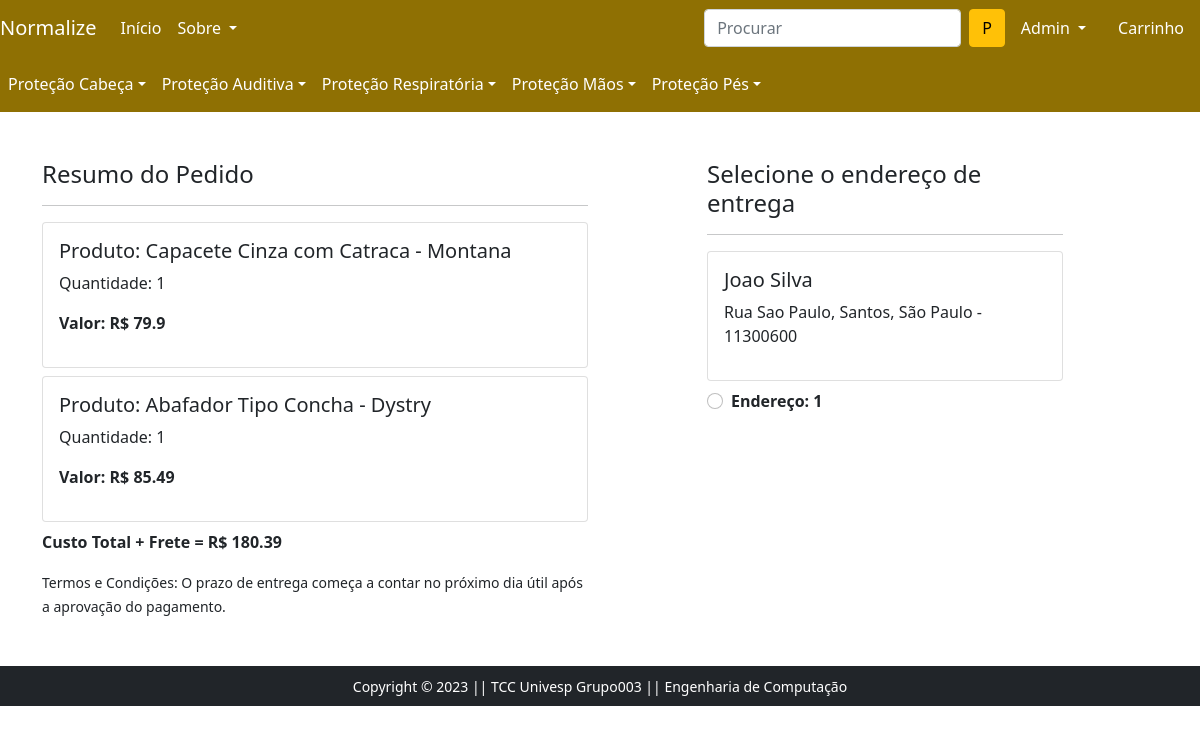
Screenshot of /checkout/ (signed in) with the database file from the repository.
### app/models.py (models this page shows, shortened)
class Cart(models.Model):
    user = models.ForeignKey(User, on_delete=models.CASCADE)
    product = models.ForeignKey(Product, on_delete=models.CASCADE)
    quantity = models.PositiveIntegerField(default=1)
    @property
    def total_cost(self):
        return self.quantity * self.product.discounted_price

class Product(models.Model):
    title = models.CharField(max_length=100)
    selling_price = models.FloatField()
    discounted_price = models.FloatField()
    description = models.TextField()
    brand = models.CharField(max_length=100)
    category = models.CharField(choices=CATEGORY_CHOICES,max_length=2)
    sub_category = models.TextField()
    product_image = models.ImageField(upload_to='productimg')

class Customer(models.Model):
    user = models.ForeignKey(User, on_delete=models.CASCADE)
    name = models.CharField(max_length=200)
    locality = models.CharField(max_length=200)
    city = models.CharField(max_length=50)
    zipcode = models.IntegerField()
    state = models.CharField(choices=STATE_CHOICES, max_length=50)

### app/views.py (the view)
# urls.py: path('checkout/', views.checkout, name='checkout'),
@login_required
def checkout(request):
 user = request.user
 add = Customer.objects.filter(user=user)
 cart_items = Cart.objects.filter(user=user)
 amount = 0.0
 shipping_amount = 15.0
 totalamount = 0.0
 cart_product = [p for p in Cart.objects.all() if p.user == request.user]
 if cart_product:
    for p in cart_product:
        tempamount = (p.quantity * p.product.discounted_price)
        amount += tempamount
    totalamount = amount + shipping_amount
    totalamount = ("%.2f" % totalamount)
 return render(request, 'app/checkout.html',{'add':add, 'totalamount':totalamount, 'cart_items':cart_items})

### app/templates/app/checkout.html (shortened to what this page needs)
{% extends 'app/base.html' %}
{% load static %}
{% block main-content %}
<div class="container">
 <div class="row mt-5">
  <div class="col-sm-6">
    <h4>Resumo do Pedido</h4>
    <hr>
    {% for item in cart_items %}
      <div class="card mb-2">
        <div class="card-body">
          <h5>Produto: {{item.product.title}}</h5>
          <p>Quantidade: {{item.quantity}}</p>
          <p class="fw-bold">Valor: R$ {{item.total_cost}}</p>
        </div>
      </div>
      {% endfor %}
      <p class="fw-bold">Custo Total + Frete = R$ {{totalamount}}</p>
    <small>Termos e Condições: O prazo de entrega começa a contar no próximo dia útil após a aprovação do pagamento.</small>
  </div>
  <div class="col-sm-4 offset-sm-1">
    <h4>Selecione o endereço de entrega</h4>
    <hr>
    <form action="/paymentdone" id="myform">
      {% for ad in add %}
      <div class="card">
        <div class="card-body">
        <h5>{{ad.name}}</h5>
        <p>{{ad.locality}}, {{ad.city}}, {{ad.state}} - {{ad.zipcode}}</p>
        </div>
      </div>
        <div class="form-check mt-2 mb-5">
          <input class="form-check-input" type="radio" name="custid" id="custadd{{forloop.counter}}" value="{{ad.id}}">
          <label class="form-check-label fw-bold" for="custadd{{forloop.counter}}">
            Endereço: {{forloop.counter}} </label>
        </div>
        {% endfor %}
      </form>
    </div>
  </div>
</div>
{% endblock main-content %}

### app/templates/app/base.html (shortened to what this page needs)
<!doctype html>
{% load static %}
<html lang="en">
  <head>
    <link href="https://cdn.jsdelivr.net/npm/bootstrap@5.0.0-beta1/dist/css/bootstrap.min.css" rel="stylesheet">
    <link rel="stylesheet" href="{% static 'app/css/owl.carousel.min.css' %}">
    <link rel="stylesheet" href="{% static 'app/css/all.min.css' %}">
    <link rel="stylesheet" href="{% static 'app/css/style.css' %}">
  </head>
  <body>
    <nav class="navbar navbar-expand-lg navbar-dark" style="background-color: #8f7003;">
       <a class="navbar-brand" href="/">Normalize</a>
       <div class="collapse navbar-collapse" id="navbarSupportedContent">
         <ul class="navbar-nav me-auto mb-2 mb-lg-0">
           <li class="nav-item">
             <a class="nav-link active" aria-current="page" href="/">Início</a>
           </li>
           <li class="nav-item dropdown">
            <a class="nav-link dropdown-toggle text-white" href="#" id="apresentacaoDropdown" role="button" data-bs-toggle="dropdown" aria-expanded="false">
              Sobre
            </a>
          </li>
         </ul>
         <form class="d-flex">
           <input class="form-control me-2" type="search" placeholder="Procurar" aria-label="Search">
           <button class="btn btn-warning" type="submit">P</button>
         </form>
         <div>
          <ul class="navbar-nav me-auto mb-2 mb-lg-0">
          {% if request.user.is_authenticated %}
           <li class="nav-item dropdown mx-2">
              <a class="nav-link dropdown-toggle text-white" href="#" id="profileDropdown" role="button" data-bs-toggle="dropdown" aria-expanded="false">
                {{request.user.username|capfirst}}
              </a>
            </li>
            <li class="nav-item mx-2">
             <a href="{% url 'showcart' %}" class="nav-link text-white"> Carrinho </a>
            </li>
          {% endif %}
          </ul>
         </div>
       </div>
    </nav>
  <nav class="navbar navbar-expand-lg navbar-light" style="background-color: #8f7003;">
    <div class="collapse navbar-collapse" id="navbarSupportedContent">
      <ul class="navbar-nav me-auto mb-2 mb-lg-0">
      <li class="nav-item dropdown">
        <a class="nav-link dropdown-toggle text-white" href="#" id="cabecaDropdown" role="button" data-bs-toggle="dropdown" aria-expanded="false">Proteção Cabeça</a>
      </li>
      <li class="nav-item dropdown">
        <a class="nav-link dropdown-toggle text-white" href="#" id="auditivaDropdown" role="button" data-bs-toggle="dropdown" aria-expanded="false">Proteção Auditiva</a>
      </li>
      <li class="nav-item dropdown">
       <a class="nav-link dropdown-toggle text-white" href="#" id="respiratoriaDropdown" role="button" data-bs-toggle="dropdown" aria-expanded="false">Proteção Respiratória</a>
      </li>
     <li class="nav-item dropdown">
      <a class="nav-link dropdown-toggle text-white" href="#" id="maoDropdown" role="button" data-bs-toggle="dropdown" aria-expanded="false">Proteção Mãos</a>
    </li>
    <li class="nav-item dropdown">
      <a class="nav-link dropdown-toggle text-white" href="#" id="pesDropdown" role="button" data-bs-toggle="dropdown" aria-expanded="false">Proteção Pés</a>
    </li>
    </ul>
</nav>
    {% block main-content %} {% endblock main-content %}
    <footer class="container-fluid bg-dark text-center p-2 mt-5">
        <small class="text-white">Copyright &copy; 2023 || TCC Univesp Grupo003 || Engenharia de Computação
        </small>
    </footer>
  </body>
</html>

### rows the page displays
Cart: product "Capacete Cinza com Catraca - Montana", quantity "1", total_cost "79.9"
Cart: product "Abafador Tipo Concha - Dystry", quantity "1", total_cost "85.49"
Customer: name "Joao Silva", locality "Rua Sao Paulo", city "Santos", state "São Paulo", zipcode "11300600"

### other values shown
{{ request.user.username|capfirst }} "Admin"
{{ totalamount }} "180.39"
